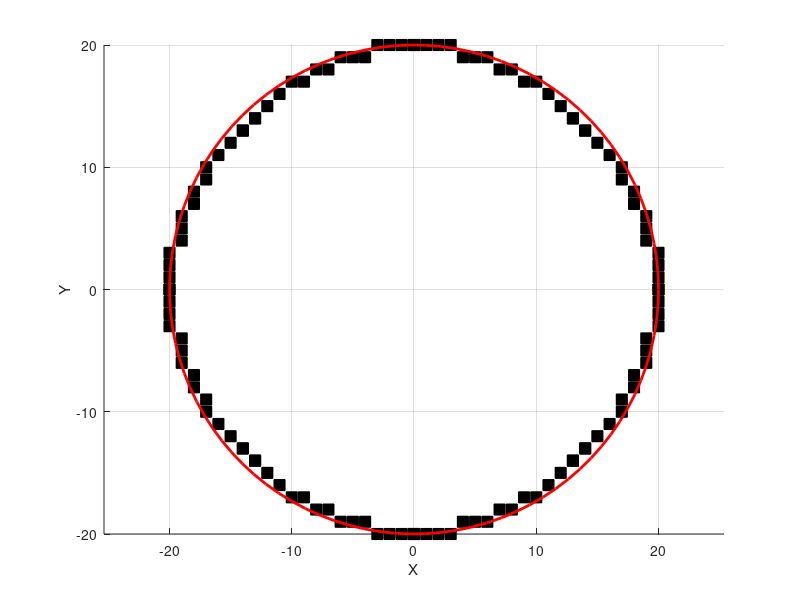

The MATLAB source for this figure:
function main_bresenham_circle()

clc; clear; close all;

xc= 0;
yc = 0;
r = 20;
bresenham_circle(xc,yc,r);
plotCircle(xc,yc,r,"red")
end
function bresenham_circle(xc, yc, r)
    % Bresenham’s Circle Drawing Algorithm
    x = 0;
    y = r;
    P = 1 - r;  % Initial decision parameter
    
    hold on;
    grid on;
    axis equal;
    xlabel('X');
    ylabel('Y');
    
    % Function to plot symmetric points in all 8 octants
    function plot_circle_points(x, y, xc, yc)
        plot(xc + x, yc + y, 'ks', 'MarkerSize', 8, 'MarkerFaceColor', 'k');
        plot(xc - x, yc + y, 'ks', 'MarkerSize', 8, 'MarkerFaceColor', 'k');
        plot(xc + x, yc - y, 'ks', 'MarkerSize', 8, 'MarkerFaceColor', 'k');
        plot(xc - x, yc - y, 'ks', 'MarkerSize', 8, 'MarkerFaceColor', 'k');
        plot(xc + y, yc + x, 'ks', 'MarkerSize', 8, 'MarkerFaceColor', 'k');
        plot(xc - y, yc + x, 'ks', 'MarkerSize', 8, 'MarkerFaceColor', 'k');
        plot(xc + y, yc - x, 'ks', 'MarkerSize', 8, 'MarkerFaceColor', 'k');
        plot(xc - y, yc - x, 'ks', 'MarkerSize', 8, 'MarkerFaceColor', 'k');
    end

    % Plot the initial points
    plot_circle_points(x, y, xc, yc);
    
    % Iterate until x surpasses y
    while x < y
        x = x + 1;
        if P < 0
            P = P + 2*x + 3;
        else
            y = y - 1;
            P = P + 2*x - 2*y + 5;
        end
        plot_circle_points(x, y, xc, yc);
    end
    %hold off;
end

function plotCircle(xc, yc, r, color)
    if nargin < 4
        color = 'b-';
    end
    theta = linspace(0, 2*pi, 100);
    x = xc + r * cos(theta);
    y = yc + r * sin(theta);
    plot(x, y, color, 'LineWidth', 2);
end
